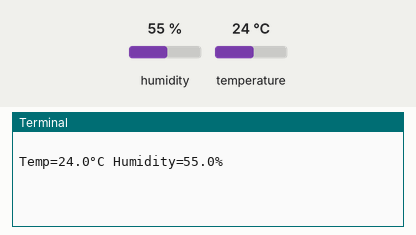
Recording of a program running on a simulated Raspberry Pi (BCM pin numbers). On the bench: the last lines printed to the terminal. The inputs (shaded band) are chosen by the test bench; at power-on: humidity 55 %, temperature 24 °C.

Above: at 1.2 s.
1.3 s: humidity set to 22 %
At 2.8 s:
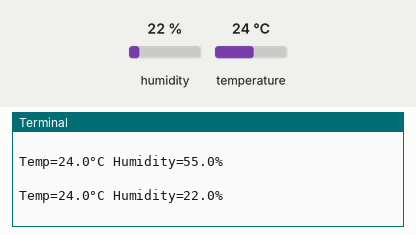
3.4 s: temperature set to 12 °C
At 4.8 s:
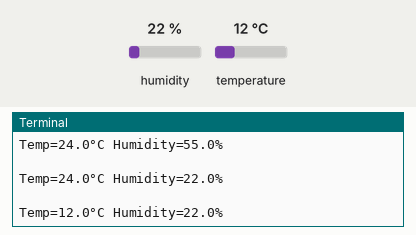
5.5 s: humidity set to 40 %
At 7.8 s:
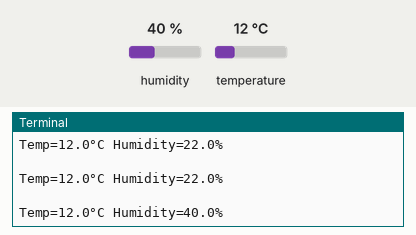
Timing chart, 0 to 9.3 s (numbered marks = the images above; inputs shaded):
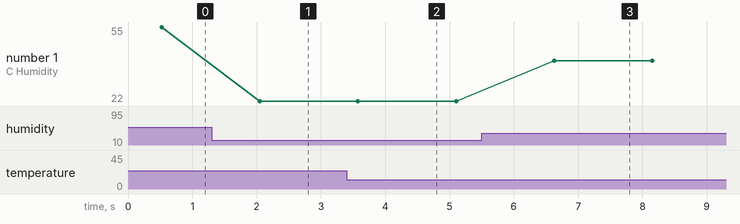

The program:

humTemp.py
```python
import Adafruit_DHT
import time

# DHT11 센서 객체를 선언한다
sensor = Adafruit_DHT.DHT11

# DHT11 센서와 연결된 핀을 정의한다
pin = 27

if __name__ == "__main__":

    # 센서의 정보를 1초에 한번씩 출력한다
    while(True):
        # 온습도 데이터를 센서로부터 가져온다
        humidity, temperature = Adafruit_DHT.read(sensor, pin)

        # 만약 온습도 데이터가 None 값이 아니라면 값을 출력한다
        if humidity is not None and temperature is not None:
            print('')
            print('Temp={}°C Humidity={}%'.format(temperature, humidity))
        else:
            print('.',end='')

        # 1초간 대기한다
        time.sleep(1.0)
```

Measured:
- after the input at 1.3 s, the terminal: prints a new line after 0.75 s (image 1)
- after the input at 3.4 s, the terminal: prints a new line after 0.18 s (image 2)
- after the input at 5.5 s, the terminal: prints a new line after 1.1 s (image 3)
- plotted number 1: 55 → 22 after the input at 1.3 s, 22 → 40 after the input at 5.5 s
